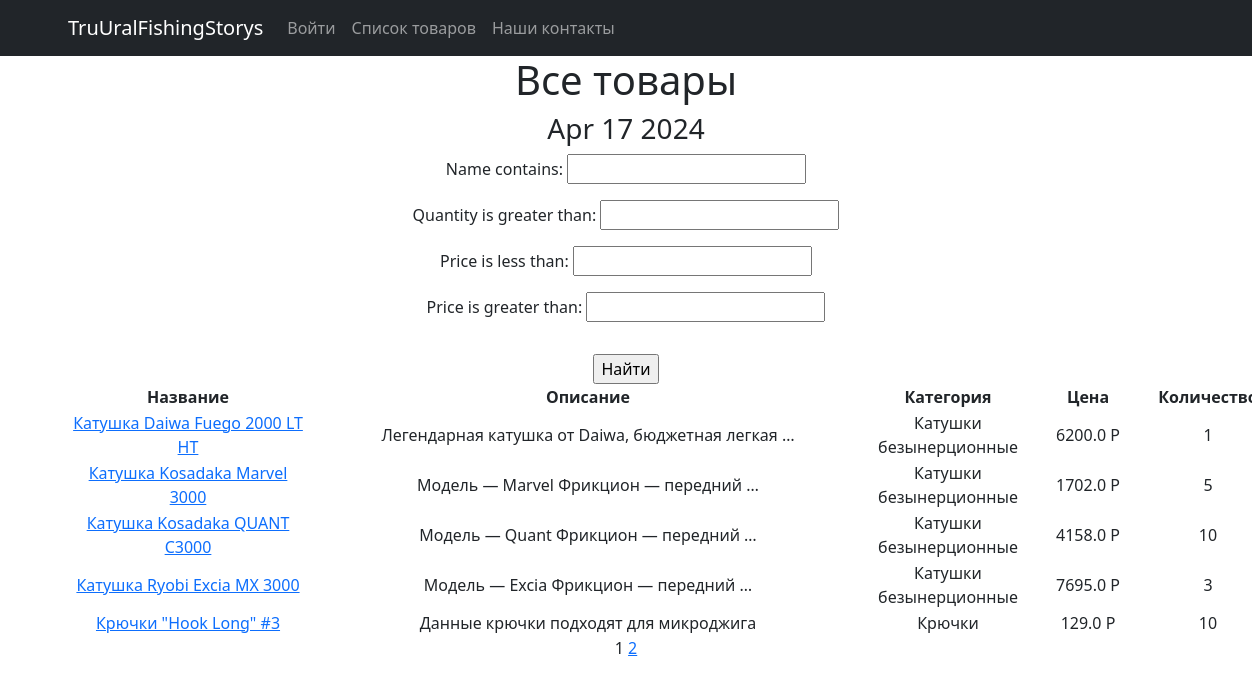
Screenshot of /products/ with the database file from the repository.
### simpleapp/models.py (models this page shows, shortened)
class Product(models.Model):
    name = models.CharField(
        max_length=50,
        unique=True, # названия товаров не должны повторяться
    )
    description = models.TextField()
    quantity = models.IntegerField(
        validators=[MinValueValidator(0)],
    )
    category = models.ForeignKey(
        to='Category',
        on_delete=models.CASCADE,
        related_name='products', # все продукты в категории будут доступны через поле products
    )
    price = models.FloatField(
        validators=[MinValueValidator(0.0)],
    )

class Category(models.Model):
    name = models.CharField(max_length=100, unique=True)

### simpleapp/views.py (the view)
# urls.py: path('', ProductsList.as_view(), name='product_list'),
class ProductsList(ListView):
    model = Product
    ordering = 'name'
    template_name = 'products.html'
    context_object_name = 'products'
    paginate_by = 5
    def get_queryset(self):
        queryset = super().get_queryset()
        self.filterset = ProductFilter(self.request.GET, queryset)
        return self.filterset.qs
    def get_context_data(self, **kwargs):
        context = super().get_context_data(**kwargs)
        context['filterset'] = self.filterset
        return context

### simpleapp/templatetags/custom_filters.py (called while the page is built)
@register.filter()
def currency(value, code='rub'):
   postfix = CURRENCIES_SYMBOLS[code]
   return f'{value} {postfix}'

### simpleapp/templatetags/custom_tags.py (called while the page is built)
@register.simple_tag()
def current_time(format_string='%b %d %Y'):
   return datetime.utcnow().strftime(format_string)

@register.simple_tag(takes_context=True)
def url_replace(context, **kwargs):
   d = context['request'].GET.copy()
   for k, v in kwargs.items():
       d[k] = v
   return d.urlencode()

### templates/products.html (shortened to what this page needs)
{% extends 'flatpages/default.html' %}
{% load custom_filters %}
{% load custom_tags %}
{% block content %}
   <h1>Все товары</h1>
   <h3>{% current_time '%b %d %Y' %}</h3>
<form action="" method="get" >
 {{ filterset.form.as_p }}
    <input type="submit" class="mt-3 btn-primary" value="Найти"  />
</form>
   {% if products %}
       <table style="width: 150vh;">
           <tr>
               <td style="width: 30vh;"><strong>Название</strong></td>
               <td style="width: 70vh;"><strong>Описание</strong></td>
               <td style="width: 20vh;"><strong>Категория</strong></td>
               <td style="width: 15vh;"><strong>Цена</strong></td>
               <td style="width: 15vh;"><strong>Количество</strong></td>
           </tr>
           {% for product in products %}
           <tr>
               <td><a href="{{ product.id }}">{{ product.name }}</a></z></td>
               <td>{{ product.description|truncatewords:6 }}</td>
               <td>{{ product.category.name }}</td>
               <td>{{ product.price|currency }}</td>
               <td>{{ product.quantity }}</td>
           </tr>
           {% endfor %}
       </table>
   {% else %}
       <h2>Товаров нет!</h2>
   {% endif %}
   {{ page_obj.number }}
   {% if page_obj.has_next %}
       <a href="?{% url_replace page=page_obj.next_page_number %}">{{ page_obj.next_page_number }}</a>
   {% endif %}
{% endblock content %}

### templates/flatpages/default.html (shortened to what this page needs)
<!DOCTYPE html>
<html lang="en">
    <head>
        {% load static %}
        <link href="{% static 'css/styles.css' %}" rel="stylesheet" />
    </head>
    <body>
            <nav class="navbar navbar-expand-lg navbar-dark bg-dark static-top">
               <div class="container">
                   <a class="navbar-brand" href="#">TruUralFishingStorys</a>
                   <div class="collapse navbar-collapse" id="navbarResponsive">
                       <ul class="navbar-nav ml-auto">
                           {% if user.is_anonymous %}
                           <li class="nav-item">
                               <a class="nav-link" href="/accounts/login">Войти</a>
                           </li>
                           {% else %}
                           <li class="nav-item">
                               <a class="nav-link" href="/accounts/logout">Выйти</a>
                           </li>
                           {% endif %}
                           <li class="nav-item">
                               <a class="nav-link" href="/products/">Список товаров</a>
                           </li>
                           <li class="nav-item">
                               <a class="nav-link" href="/contact/">Наши контакты</a>
                           </li>
                       </ul>
                   </div>
               </div>
            </nav>
        <div class="container">
           <div class="row">
               <div class="col-lg-12 text-center">
                   {% block content %}{% endblock content %}
               </div>
           </div>
        </div>
    </body>
</html>

### rows the page displays
Product: name "Катушка Daiwa Fuego 2000 LT HT", description "Легендарная катушка от Daiwa, бюджетная легкая …", category.name "Катушки безынерционные", price "6200.0 Р", quantity "1"
Product: name "Катушка Kosadaka Marvel 3000", description "Модель — Marvel Фрикцион — передний …", category.name "Катушки безынерционные", price "1702.0 Р", quantity "5"
Product: name "Катушка Kosadaka QUANT C3000", description "Модель — Quant Фрикцион — передний …", category.name "Катушки безынерционные", price "4158.0 Р", quantity "10"
Product: name "Катушка Ryobi Excia MX 3000", description "Модель — Excia Фрикцион — передний …", category.name "Катушки безынерционные", price "7695.0 Р", quantity "3"
Product: name "Крючки \"Hook Long\" #3", description "Данные крючки подходят для микроджига", category.name "Крючки", price "129.0 Р", quantity "10"

### other values shown
{{ page_obj.number }} "1"
{{ page_obj.next_page_number }} "2"
